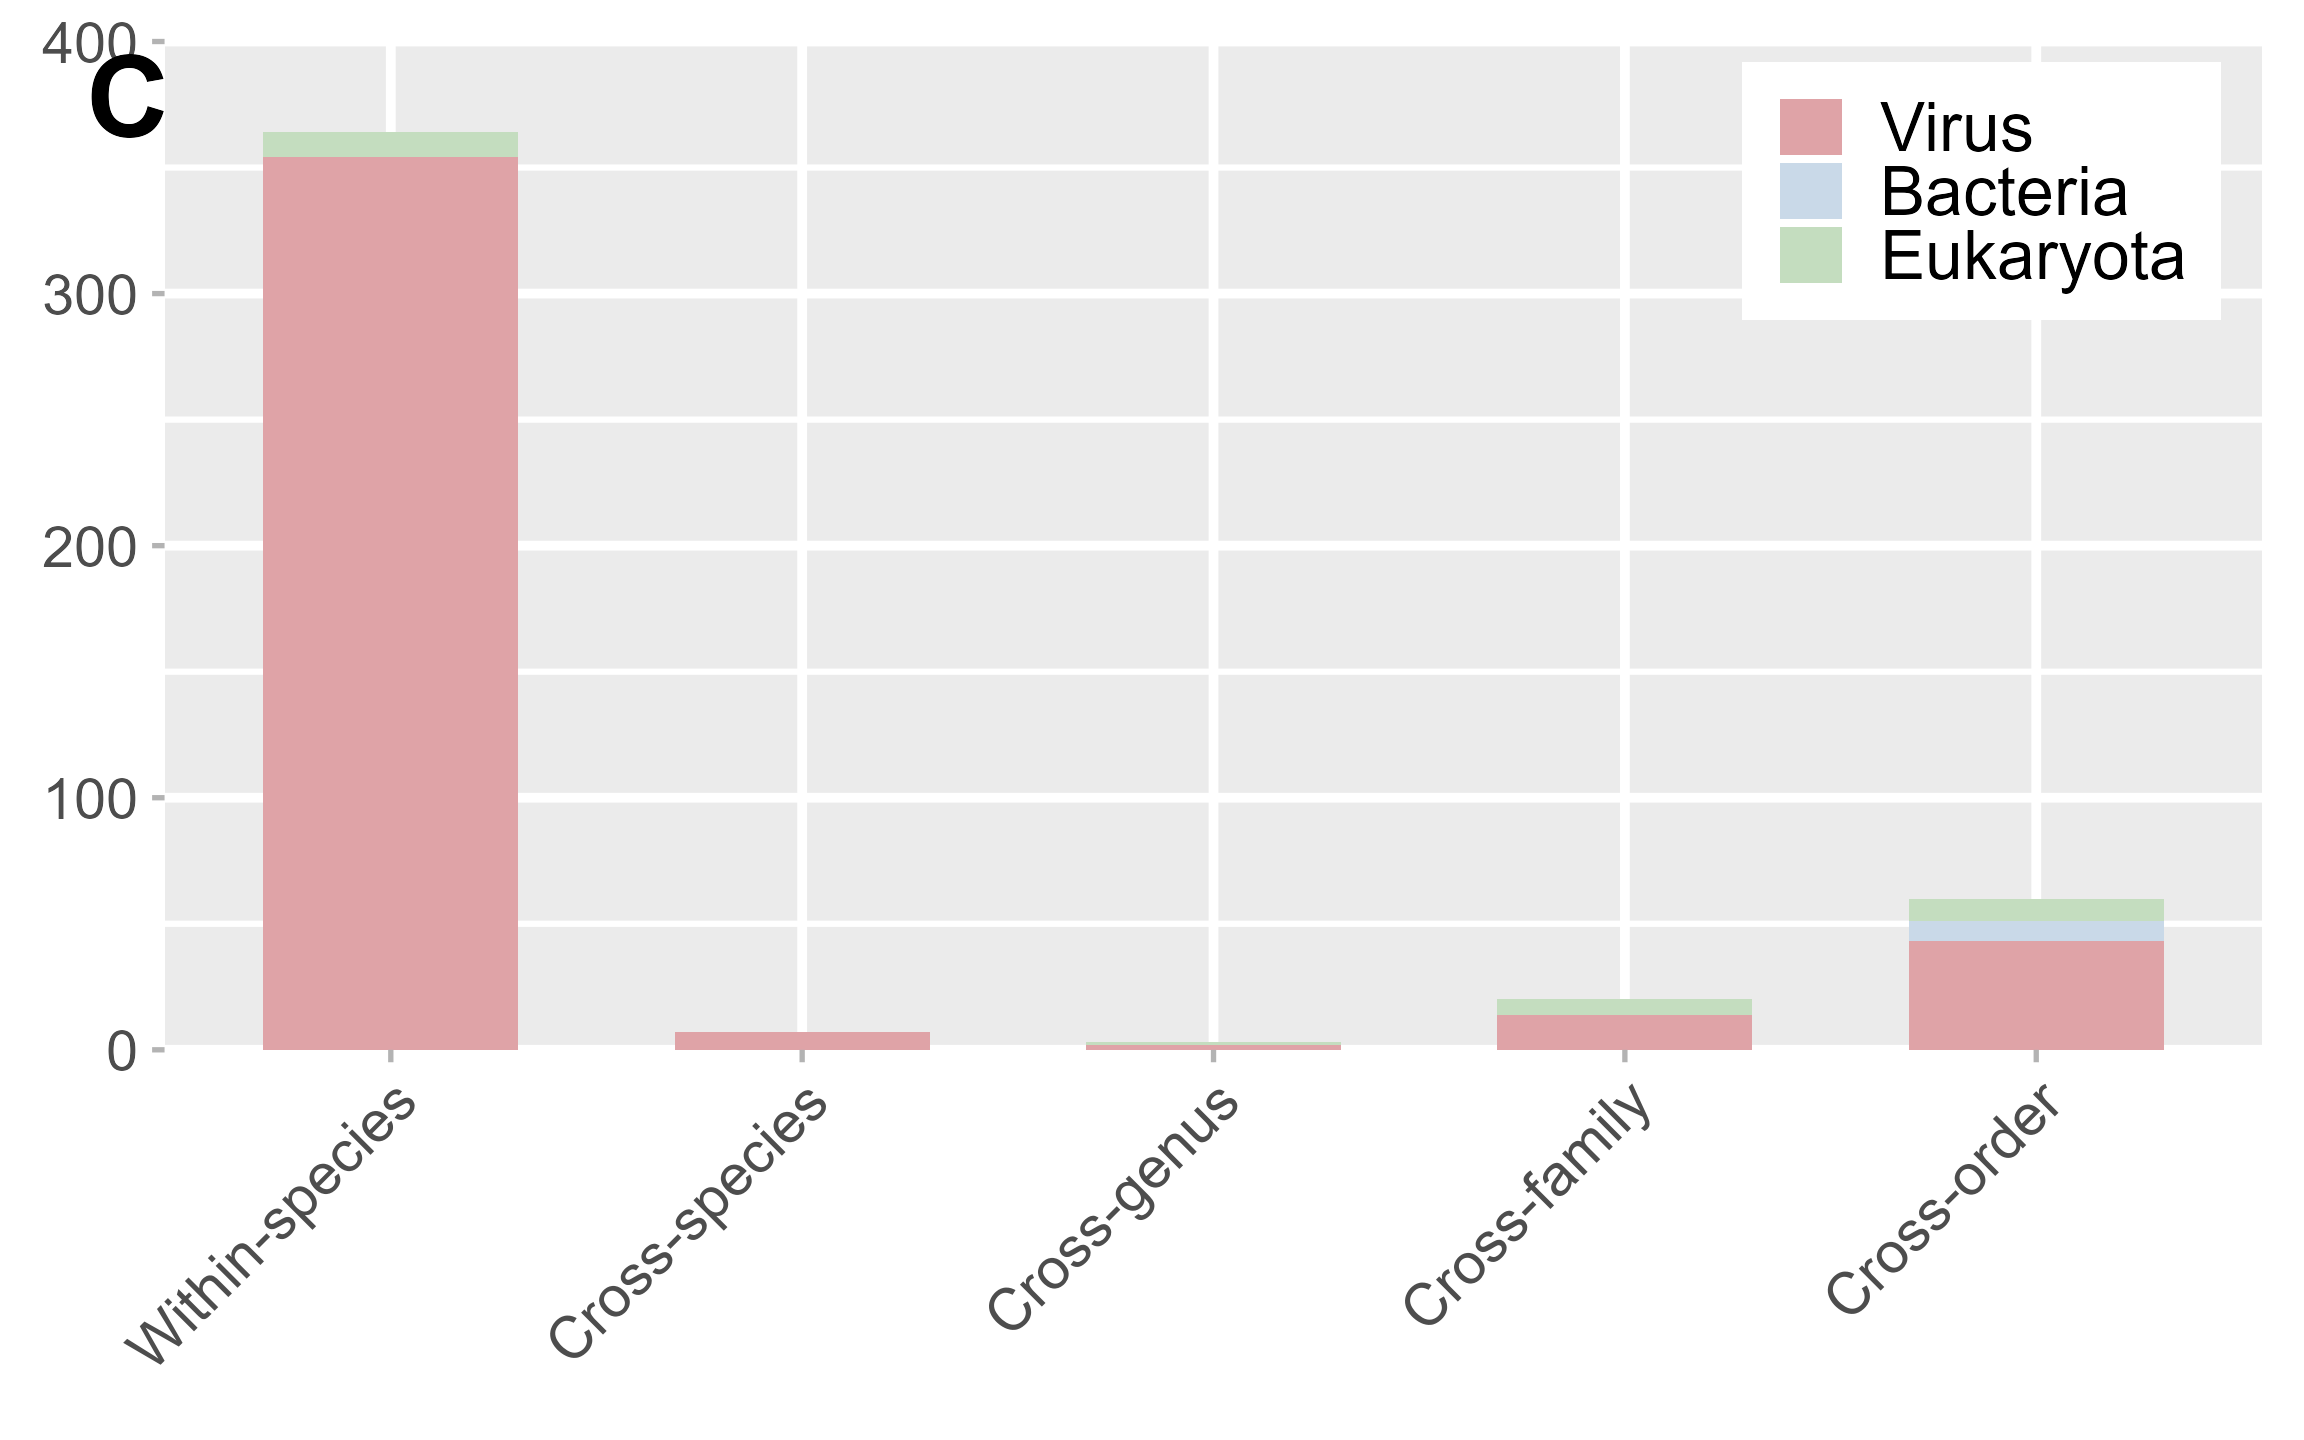

Generate this figure with R:
required_packages <- "ggplot2"
missing_packages <- required_packages[!vapply(required_packages, requireNamespace, logical(1), quietly = TRUE)]
if (length(missing_packages) > 0) {
  stop("Install required packages before running: ", paste(missing_packages, collapse = ", "))
}

suppressPackageStartupMessages(library(ggplot2))

file_arg <- grep("^--file=", commandArgs(trailingOnly = FALSE), value = TRUE)
script_dir <- if (length(file_arg) > 0) {
  dirname(normalizePath(sub("^--file=", "", file_arg[1]), winslash = "/"))
} else {
  getwd()
}

input_file <- file.path(script_dir, "Transmission_Stacked_Bar_Data_final.csv")
if (!file.exists(input_file)) {
  stop("Input file not found: ", input_file)
}

summary_data <- read.csv(input_file, check.names = FALSE, stringsAsFactors = FALSE)
required_columns <- c(
  "Transmission_Level",
  "k__Bacteria",
  "k__Eukaryota",
  "k__Viruses"
)
missing_columns <- setdiff(required_columns, names(summary_data))
if (length(missing_columns) > 0) {
  stop("Missing columns: ", paste(missing_columns, collapse = ", "))
}

level_order <- c(
  "Within-species",
  "Cross-species",
  "Cross-genus",
  "Cross-family",
  "Cross-order"
)
plot_labels <- c(
  "Within-species",
  "Cross-species",
  "Cross-genus",
  "Cross-family",
  "Cross-order"
)
stack_order <- c("k__Viruses", "k__Bacteria", "k__Eukaryota")

if (sum(as.matrix(summary_data[, stack_order])) != 460) {
  stop("Figure6C input must represent 460 unique species.")
}

class_labels <- c(
  "k__Viruses" = "Virus",
  "k__Bacteria" = "Bacteria",
  "k__Eukaryota" = "Eukaryota"
)
class_colors <- c(
  "k__Viruses" = "#DFA3A7",
  "k__Bacteria" = "#C9D9E8",
  "k__Eukaryota" = "#C4DDBF"
)

summary_data$Transmission_Level <- factor(
  summary_data$Transmission_Level,
  levels = level_order
)
summary_data <- summary_data[!is.na(summary_data$Transmission_Level), , drop = FALSE]
summary_data <- summary_data[order(summary_data$Transmission_Level), , drop = FALSE]

plot_data <- do.call(rbind, lapply(seq_len(nrow(summary_data)), function(i) {
  data.frame(
    Transmission_Level = as.character(summary_data$Transmission_Level[i]),
    Class = stack_order,
    Count = as.numeric(unlist(summary_data[i, stack_order], use.names = FALSE)),
    stringsAsFactors = FALSE
  )
}))
plot_data$Count[is.na(plot_data$Count)] <- 0
plot_data$x <- match(plot_data$Transmission_Level, level_order)
plot_data$Class <- factor(plot_data$Class, levels = stack_order)
plot_data$ymin <- 0
plot_data$ymax <- 0

for (x_value in sort(unique(plot_data$x))) {
  idx <- which(plot_data$x == x_value)
  idx <- idx[order(match(as.character(plot_data$Class[idx]), stack_order))]
  cumulative <- c(0, cumsum(plot_data$Count[idx]))
  plot_data$ymin[idx] <- cumulative[-length(cumulative)]
  plot_data$ymax[idx] <- cumulative[-1]
}

label_y <- function(value) {
  ifelse(value %% 100 == 0, as.character(value), "")
}

transmission_plot <- ggplot(plot_data) +
  geom_rect(
    aes(
      xmin = x - 0.31,
      xmax = x + 0.31,
      ymin = ymin,
      ymax = ymax,
      fill = Class
    ),
    colour = NA
  ) +
  scale_fill_manual(
    values = class_colors,
    breaks = stack_order,
    labels = unname(class_labels[stack_order]),
    drop = FALSE
  ) +
  scale_x_continuous(
    breaks = seq_along(level_order),
    labels = plot_labels,
    limits = c(0.45, length(level_order) + 0.55),
    minor_breaks = NULL,
    expand = c(0, 0)
  ) +
  scale_y_continuous(
    breaks = seq(0, 400, by = 100),
    minor_breaks = seq(0, 400, by = 50),
    labels = label_y,
    limits = c(0, 400),
    expand = c(0, 0)
  ) +
  labs(x = NULL, y = NULL, fill = NULL, tag = "C") +
  theme_gray(base_size = 8, base_family = "Arial") +
  theme(
    panel.background = element_rect(fill = "#EBEBEB", colour = NA),
    plot.background = element_rect(fill = "white", colour = NA),
    panel.grid.major.x = element_line(colour = "white", linewidth = 0.55),
    panel.grid.minor.x = element_blank(),
    panel.grid.major.y = element_line(colour = "white", linewidth = 0.55),
    panel.grid.minor.y = element_line(colour = "white", linewidth = 0.35),
    panel.border = element_blank(),
    axis.line = element_blank(),
    axis.ticks = element_line(colour = "#B3B3B3", linewidth = 0.3),
    axis.ticks.length = grid::unit(1.5, "pt"),
      axis.text.x = element_text(angle = 45, hjust = 1, vjust = 1, colour = "#4D4D4D", size = 7),
    axis.text.y = element_text(colour = "#4D4D4D", size = 7),
    legend.position = c(0.98, 0.98),
    legend.justification = c(1, 1),
    legend.direction = "vertical",
    legend.background = element_rect(fill = "white", colour = NA),
    legend.key = element_rect(fill = "white", colour = NA),
    legend.key.width = grid::unit(0.30, "cm"),
    legend.key.height = grid::unit(0.27, "cm"),
    legend.text = element_text(colour = "black", size = 8.2),
    legend.spacing.y = grid::unit(1.5, "pt"),
    plot.tag = element_text(size = 14, face = "bold", hjust = 0, vjust = 1),
    plot.tag.position = c(0.02, 0.99),
    plot.margin = margin(5, 5, 7, 5)
  ) +
  coord_cartesian(clip = "off")

ggsave(
  filename = file.path(script_dir, "Figure6C_transmission_stacked_bar.pdf"),
  plot = transmission_plot,
  width = 3.84,
  height = 2.4,
  units = "in",
  device = grDevices::cairo_pdf
)
ggsave(
  filename = file.path(script_dir, "Figure6C_transmission_stacked_bar.png"),
  plot = transmission_plot,
  width = 3.84,
  height = 2.4,
  units = "in",
  dpi = 600
)

message("Figure6C plot completed: ", script_dir)
